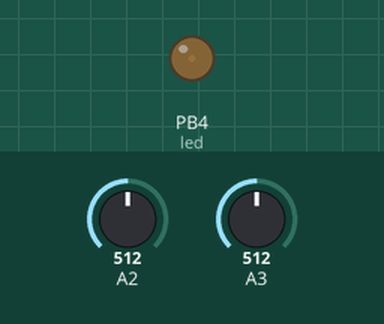
Recording of a sketch running on a simulated ATtiny85, built with avr-gcc and run on an emulated ATtiny85. On the bench: output pins drawn as LEDs (lit = HIGH). The inputs (shaded band) are chosen by the test bench; at power-on: A2 = 512, A3 = 512.

Above: at 0.05 s.
At 1.55 s:
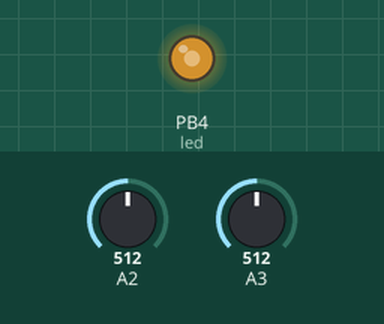
At 2.55 s:
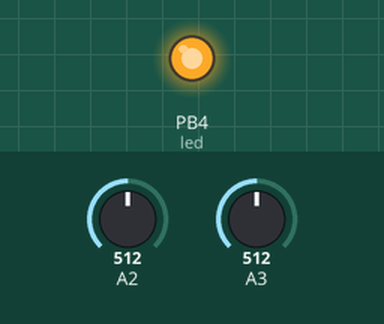
At 5.05 s:
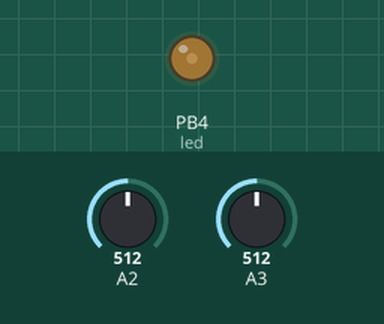
Timing chart, 0 to 7.3 s (numbered marks = the images above):
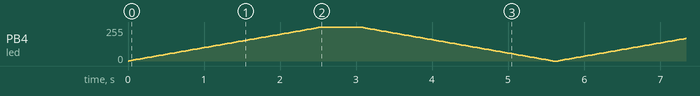

The sketch:

Breath_Attiny85.ino
```cpp
//MICROPHONE SETUP

 int soundPin = 2;

//////////////////////////////////////////////////////////////////////////////////////////////////

// LDR SETUP

//Attiny Pin
int sensorPin = 3;
int sensorValue = 0; // variable to store the value coming from the sensor

//Variables to handle timing for LED

float timerSensor = 0;
float timeSensor = 600;

//////////////////////////////////////////////////////////////////////////////////////////////////

// LED SETUP
//Attiny Pin
int led = 4;
int brightness = 0;    // how bright the LED is
int fadeAmount = 3;    // how many points to fade the LED by

int gstate = 0;

//Variables to handle timing for LED
float timerLed = 0;
float timeLed = 2000;

//////////////////////////////////////////////////////////////////////////////////////////////////

int period = 500;
unsigned long time_now = 0;


void setup() {


  pinMode(led, OUTPUT);

  // Store actual time in every timer
  timerSensor = millis();
  timerLed = millis();
}

void loop() {

  switch (gstate) {

    case 0:
        readMic();
      // If enough time has passed (more than timeSensor - 600ms- )
      if (millis() - timerSensor >= timeSensor) {
        // Get a new time reference in timerSensor (a new timer count is started)
        timerSensor = millis();
        sensorValue = analogRead(sensorPin); // read the value from the sensor
        if (sensorValue > 400) {
          gstate = 1;
        }
      }
     break;
    case 1:
      brightness = brightness + fadeAmount;

      if ( brightness >= 255) {
        time_now = millis();
        delay(500);


        fadeAmount = -fadeAmount;
      }
      if (brightness < 0) {
        resetSystem();
      }

      //if (millis() - timerLed >= timeLed) {
      //timerLed = millis();
      analogWrite(led, brightness);
      delay(30);
      break;
      //  }
  }
}
void readMic() {

  long sum = 0;
  for (int i = 0; i < 100; i++)
  {
    sum += analogRead(soundPin);
  }
  sum = sum / 100;
  //Serial.println(sum);
  if  (sum > 66) gstate = 1;
}

void resetSystem() {
  fadeAmount = 3;
  gstate = 0;
  brightness = 0;
}
```
